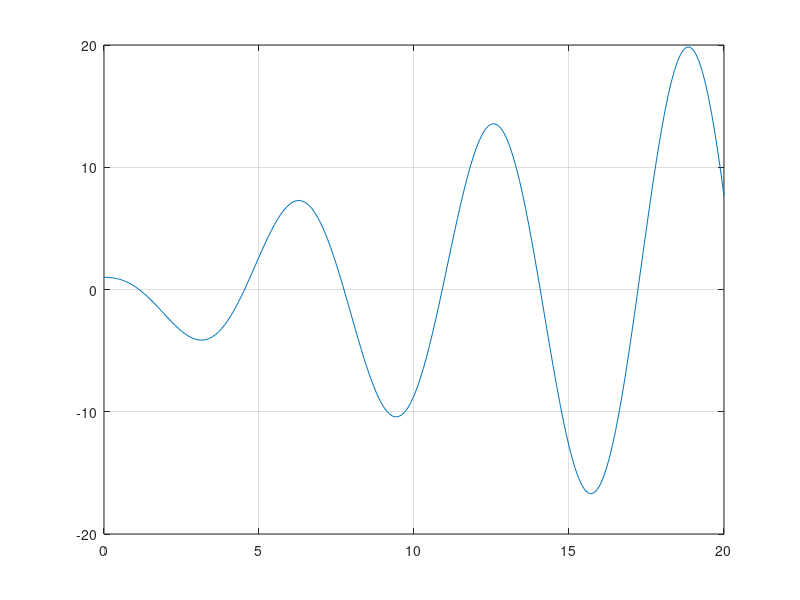

MATLAB code to generate this figure:
%
% Esempio Sistema poli immaginari instabile
%
close all; clear all; clc;

% intervallo di tempo
interv = 0:0.1:20; % da 0 a 10 secondi con passo 0.1

% matrici del sistema
A = [0 -1 1 0; 1 0 0 1; 0 0 0 -1; 0 0 1 0];
B = [0; 0 ; 0 ;1];
C = [1 0 0 0];
D = 0;

% state-space model e soluzione equazione
modello = ss(A, B, C, D);
uu = zeros(length(interv), 1); % input nullo (evoluzione libera)
x0 = [1;1;1;0]; % modo instabile
% x0 = [1;0;0;0]; % modo stabile
[YY, TT, XX] = lsim(modello, uu, interv, x0);

plot(TT, XX(:,1)')
grid on